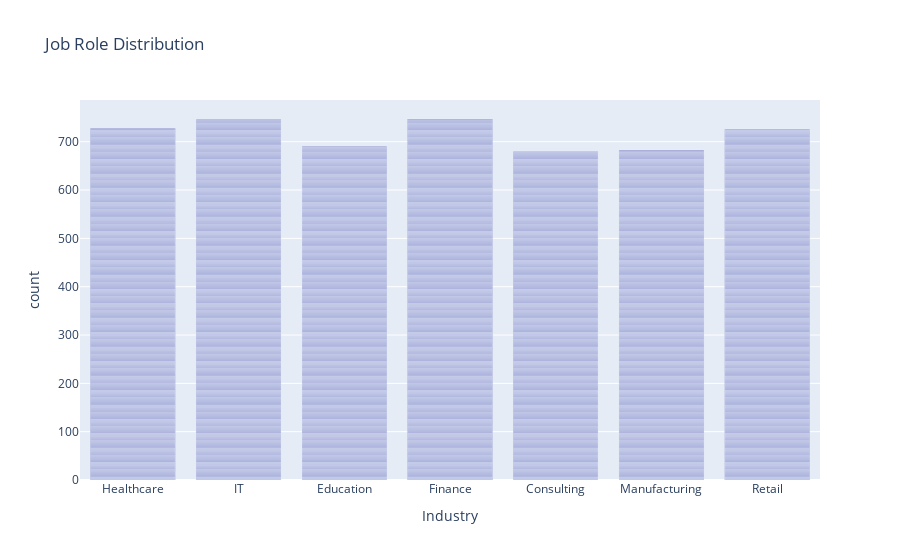

Notebook cell for this chart:
### Code cell
# Industry distribution
# Plotting

fig = px.bar(data, x='Industry', title='Job Role Distribution', color_discrete_sequence=['darkblue'])
fig.show()

### Figure 1 — Plotly figure (JSON) as saved in the notebook; plotly's stock layout.template omitted (floating-point values rounded to 4 significant figures; data arrays with more than 128 entries replaced by an {"elided": "..."} marker saying what was removed)
{"data": [{"alignmentgroup": "True", "hovertemplate": "Industry=%{x}<br>count=%{y}<extra></extra>", "legendgroup": "", "marker": {"color": "darkblue", "pattern": {"shape": ""}}, "name": "", "offsetgroup": "", "orientation": "v", "showlegend": false, "textposition": "auto", "type": "bar", "x": {"elided": "5000 str values"}, "xaxis": "x", "y": {"elided": "5000 int values"}, "yaxis": "y"}], "layout": {"barmode": "relative", "legend": {"tracegroupgap": 0}, "title": {"text": "Job Role Distribution"}, "xaxis": {"anchor": "y", "domain": [0, 1], "title": {"text": "Industry"}}, "yaxis": {"anchor": "x", "domain": [0, 1], "title": {"text": "count"}}}}
